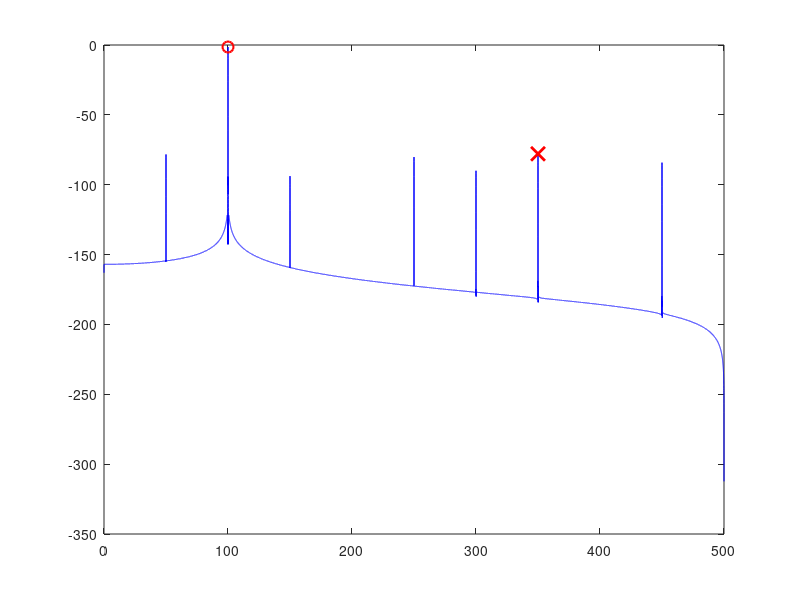

MATLAB code for this plot: (Note: this script raises an error after producing the figure.)
%%%%%%%%%%%%%%%%%%%%%%%%%%%%%%%%%%%%%%%%%%%%%%%%%%%%%%%%%%%%%%%%%%%%%%%%%%%
% ADC 模型：只考虑量化位数和杂散
% 模型输出 = 量化( 输入信号 + 杂散信号 )
% 忽略热噪声、时钟抖动、INL/DNL 等非理想因素
%%%%%%%%%%%%%%%%%%%%%%%%%%%%%%%%%%%%%%%%%%%%%%%%%%%%%%%%%%%%%%%%%%%%%%%%%%%
close all; clear; clc;

%% 1. 基本参数设置
N      = 12;            % 量化位数 (bit)
fs     = 1e6;           % 采样频率 (Hz)
Nfft   = 65536;         % FFT 点数 (建议使用 2 的幂)
t      = (0:Nfft-1)/fs; % 时间向量

% 归一化满量程：输入/输出幅度在 [-1, 1] 之间
% 满量程正弦波幅度为 1，对应 0 dBFS
q = 2 / 2^N;            % 量化步长 (归一化后)

%% 2. 输入信号 (正弦波)
fin = 100e3;            % 输入频率 (Hz)，最好不与 fs/Nfft 成整数倍关系
Ain = 0.9;              % 归一化幅度 (<1)，对应约 -0.915 dBFS
x   = Ain * sin(2*pi*fin*t);

%% 3. 杂散信号 (多个离散频率正弦波叠加)
f_spur = [50e3, 200e3, 350e3];          % 杂散频率 (Hz)，必须 < fs/2
A_dBc  = [-80,   -85,    -90];          % 相对于满量程幅度 (1) 的杂散电平 (dBc)
A_spur = Ain * 10.^(A_dBc/20);               % 线性杂散幅度

s = zeros(1, Nfft);
for k = 1:length(f_spur)
    s = s + A_spur(k) * sin(2*pi*f_spur(k)*t);
end

%% 4. 量化过程 (中平型量化器，二进制补码输出)
vin = x + s;                              % ADC 输入 (含杂散)
code = round(vin / q);                    % 理想量化，无失调

% 限幅处理：防止超量程，输出码值范围 [-2^(N-1), 2^(N-1)-1]
code = max(min(code, 2^(N-1)-1), -2^(N-1));
y = code * q;                             % 重构的归一化输出 (供分析用)

%% 5. 频谱分析
win = blackmanharris(Nfft)';              % 窗函数 (改善频谱泄漏)
win_gain = mean(win);                     % 相干增益
yw = y .* win;
Y = fft(yw) / (Nfft * win_gain);         % 归一化 FFT，使得峰值幅度正确

% 取正频率部分 (含直流)
Y_single = Y(1:Nfft/2+1);
Y_single(2:end-1) = 2 * Y_single(2:end-1); % 单边谱幅度 (峰值)
f_axis = (0:Nfft/2) * fs / Nfft;

% 转换为 信号幅度电平dBFS (满量程正弦波幅度 1 对应 0 dBFS)
Y_dB = 20*log10(abs(Y_single) + eps);

%% 6. 查找信号、杂散和 SFDR
[~, idx_sig] = min(abs(f_axis - fin));
sig_dB = Y_dB(idx_sig);

% 排除直流、信号及其附近泄漏区域，寻找最大杂散
exclude_bins = 10;  % 信号左右排除的 bin 数
idx_exclude = [1, max(1, idx_sig-exclude_bins):min(length(f_axis), idx_sig+exclude_bins)];
idx_valid = setdiff(1:length(f_axis), idx_exclude);

if ~isempty(idx_valid)
    [spur_max_dB, max_idx] = max(Y_dB(idx_valid));
    sfdr = sig_dB - spur_max_dB;   % SFDR = 信号功率(dBFS) - 最大杂散功率(dBFS)
    spur_freq = f_axis(idx_valid(max_idx));
else
    spur_max_dB = -inf;
    sfdr = inf;
    spur_freq = NaN;
end

%% 7. 估计量化噪声基底 (取频谱中远离信号和杂散的 bin 平均)
noise_exclude = 50;  % 信号左右排除的 bin
idx_noise_excl = [1, max(1,idx_sig-noise_exclude):min(length(f_axis),idx_sig+noise_exclude)];
for k = 1:length(f_spur)  % 也排除杂散频率附近
    [~, idx_spur] = min(abs(f_axis - f_spur(k)));
    idx_noise_excl = [idx_noise_excl, ...
        max(1,idx_spur-5):min(length(f_axis),idx_spur+5)];
end
idx_noise = setdiff(2:length(f_axis), unique(idx_noise_excl));
if ~isempty(idx_noise)
    noise_pow = mean( abs(Y_single(idx_noise)).^2 );
    noise_floor_dB = 10*log10(noise_pow + eps);
else
    noise_floor_dB = -inf;
end

%% 8. 绘图
figure('Position', [100, 100, 900, 500]);
plot(f_axis/1e3, Y_dB, 'b-', 'LineWidth', 0.5); hold on;
plot(fin/1e3, sig_dB, 'ro', 'MarkerSize', 8, 'LineWidth', 1.5);
if ~isempty(idx_valid)
    plot(spur_freq/1e3, spur_max_dB, 'rx', 'MarkerSize', 10, 'LineWidth', 2);
end
if ~isempty(idx_noise)
    yline(noise_floor_dB, '--', 'Color', [0.4 0.4 0.4], 'LineWidth', 1.5);
end

xlabel('频率 (kHz)');
ylabel('幅度 (dBFS)');
title(sprintf(['ADC 模型: N = %d 位, SFDR = %.1f dBc, ' ...
    '噪声底 ≈ %.1f dBFS'], N, sfdr, noise_floor_dB));
legend({'频谱', '信号', '最大杂散', '平均噪声底'}, 'Location', 'best');
grid on; xlim([0, fs/2e3]);
hold off;

%% 9. 打印关键结果
fprintf('================ ADC 模型结果 ================\n');
fprintf('量化位数 N = %d bits\n', N);
fprintf('量化步长 (归一化) = %.6e\n', q);
fprintf('信号幅度: %.2f (%.2f dBFS)\n', Ain, 20*log10(Ain));
fprintf('杂散数量: %d\n', length(f_spur));
fprintf('SFDR = %.2f dBc (最大杂散在 %.1f kHz, %.2f dBFS)\n', ...
    sfdr, spur_freq/1e3, spur_max_dB);
fprintf('估计量化噪声基底 = %.2f dBFS\n', noise_floor_dB);
fprintf('================================================\n');
